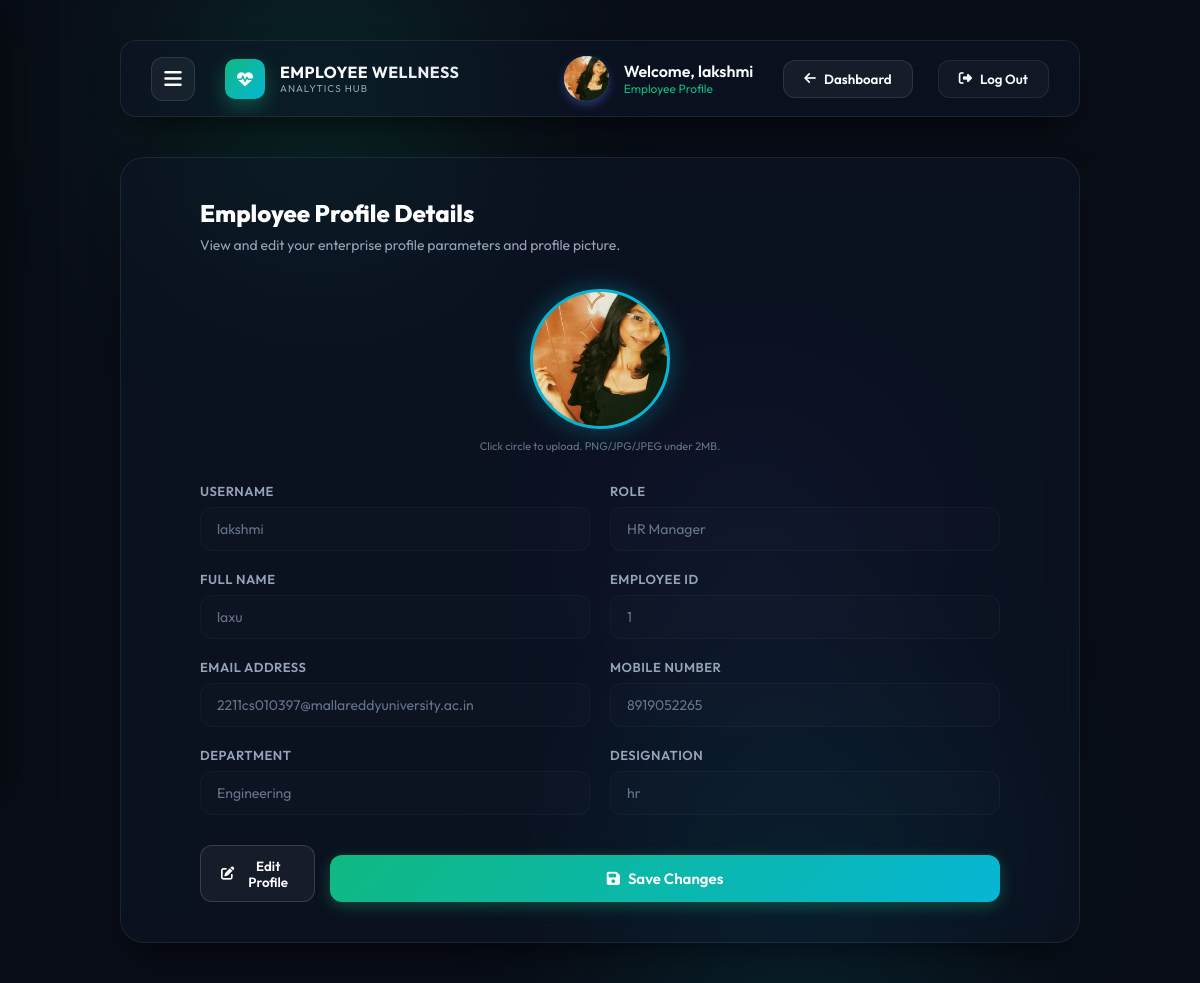
Screenshot of /profile (signed in) with the database file from the repository.
### tables this page shows
CREATE TABLE users (
            id INTEGER PRIMARY KEY AUTOINCREMENT,
            username TEXT UNIQUE NOT NULL,
            email TEXT NOT NULL,
            password_hash TEXT NOT NULL,
            failed_attempts INTEGER DEFAULT 0,
            locked_until TIMESTAMP DEFAULT NULL,
            job_role TEXT DEFAULT 'Employee',
            profile_photo TEXT DEFAULT NULL,
            full_name TEXT DEFAULT NULL,
            employee_id TEXT DEFAULT NULL,
            mobile_number TEXT DEFAULT NULL,
            gender TEXT DEFAULT NULL,
            dob TEXT DEFAULT NULL,
            department TEXT DEFAULT 'Engineering',
            designation TEXT DEFAULT 'Staff',
            two_factor_enabled INTEGER DEFAULT 0,
            created_at TIMESTAMP DEFAULT CURRENT_TIMESTAMP
        , last_active TIMESTAMP DEFAULT NULL, login_time TIMESTAMP DEFAULT NULL, logout_time TIMESTAMP DEFAULT NULL);

### app.py (the view)
@app.route('/profile')
def profile_page():
    if 'username' not in session:
        return redirect(url_for('index'))
    user = database.get_user_by_username(session['username'])
    if not user or user['job_role'] == 'admin' or user['username'] == 'admin':
        return redirect(url_for('index'))
    return render_template('profile.html', username=session['username'], profile_photo=user['profile_photo'], user=user)

### app.py (called while the page is built)
@app.before_request
def update_last_active_time():
    if request.path.startswith('/static'):
        return
    if 'username' in session:
        user = database.get_user_by_username(session['username'])
        if user:
            database.update_last_active(user['id'])

### database.py (called while the page is built, shortened)
def get_db_connection():
    conn = sqlite3.connect(DB_FILE)
    conn.row_factory = sqlite3.Row
    return conn

def get_user_by_username(username):
    conn = get_db_connection()
    cursor = conn.cursor()
    cursor.execute('SELECT * FROM users WHERE username = ?', (username,))
    user = cursor.fetchone()
    conn.close()
    return user

def update_last_active(user_id):
    conn = get_db_connection()
    cursor = conn.cursor()
    try:
        cursor.execute('UPDATE users SET last_active = CURRENT_TIMESTAMP WHERE id = ?', (user_id,))
        cursor.execute('UPDATE login_logs SET last_active_time = CURRENT_TIMESTAMP WHERE user_id = ? AND logout_time IS NULL AND status = "SUCCESS"', (user_id,))
        conn.commit()
    except sqlite3.Error as e:
        print(f"Error updating last active: {e}")
    finally:
        conn.close()

### templates/profile.html (shortened to what this page needs)
<!DOCTYPE html>
<html lang="en">
<head>
    <link rel="stylesheet" href="https://cdnjs.cloudflare.com/ajax/libs/font-awesome/6.4.0/css/all.min.css">
    <link rel="stylesheet" href="{{ url_for('static', filename='css/style.css') }}">
</head>
<body id="dashboard-view">
    <div class="bg-bubbles">
        <div class="bubble bubble-1"></div>
        <div class="bubble bubble-2"></div>
        <div class="bubble bubble-3"></div>
    </div>
    <div class="dashboard-wrapper" style="max-width: 1000px; margin: 0 auto; width: 100%; padding: 40px 20px;">
        <header class="dash-header glass-card" style="padding: 15px 30px; border-radius: 16px; margin-bottom: 40px;">
            <div class="user-profile">
                <button class="btn-hamburger" id="btn-sidebar-toggle">
                    <i class="fas fa-bars"></i>
                </button>
                <div class="logo-icon" style="width: 40px; height: 40px; font-size: 16px; margin-bottom: 0; border-radius: 10px;">
                    <i class="fas fa-heartbeat"></i>
                </div>
                <div class="user-info">
                    <h1 class="project-title" style="font-size: 16px; margin-bottom: 0;">Employee Wellness</h1>
                    <p class="project-subtitle" style="font-size: 10px; letter-spacing: 1px;">Analytics Hub</p>
                </div>
            </div>
            <div class="user-profile">
                <div class="avatar" id="header-avatar-circle" style="background: linear-gradient(135deg, var(--secondary) 0%, var(--primary) 100%); overflow: hidden; padding: 0; display: flex; align-items: center; justify-content: center;">
                    {% if profile_photo %}
                        <img src="{{ profile_photo }}" alt="Profile" style="width: 100%; height: 100%; object-fit: cover;">
                    {% else %}
                        {{ username[0].upper() if username else 'U' }}
                    {% endif %}
                </div>
                <div class="user-info" style="text-align: left; margin-right: 15px;">
                    <h4>Welcome, {{ username }}</h4>
                    <p style="color: var(--primary);">Employee Profile</p>
                </div>
                <button onclick="window.location.href='/dashboard'" class="btn-logout" style="background: rgba(255,255,255,0.05); color: #fff; margin-right: 10px; border-color: rgba(255,255,255,0.1);">
                    <i class="fas fa-arrow-left"></i>
                    <span>Dashboard</span>
                </button>
                <button id="btn-logout" class="btn-logout">
                    <i class="fas fa-sign-out-alt"></i>
                    <span>Log Out</span>
                </button>
            </div>
        </header>
        <div class="glass-card" style="padding: 40px; border-radius: 24px; text-align: center;">
            <div class="profile-container">
                <h2 style="font-size: 24px; font-weight: 800; color: #fff; margin-bottom: 8px; text-align: left;">Employee Profile Details</h2>
                <p style="color: var(--text-secondary); text-align: left; font-size: 14px; margin-bottom: 35px;">View and edit your enterprise profile parameters and profile picture.</p>
                <form id="form-profile-update" enctype="multipart/form-data">
                    <div class="avatar-uploader-container">
                        <div class="profile-avatar-circle" id="div-avatar-click" onclick="document.getElementById('input-profile-photo').click()">
                            {% if profile_photo %}
                                <img src="{{ profile_photo }}" alt="Avatar" id="img-avatar-preview">
                            {% else %}
                                <span id="span-avatar-text">{{ username[0].upper() if username else 'U' }}</span>
                            {% endif %}
                        </div>
                        <p style="font-size: 11px; color: var(--text-muted); margin-top: 10px;">Click circle to upload. PNG/JPG/JPEG under 2MB.</p>
                    </div>
                    <div class="form-grid">
                        <div class="form-field-group">
                            <label>Username</label>
                            <input type="text" class="profile-input" value="{{ user['username'] }}" disabled>
                        </div>
                        <div class="form-field-group">
                            <label>Role</label>
                            <input type="text" class="profile-input" value="{{ user['job_role'] }}" disabled>
                        </div>
                        <div class="form-field-group">
                            <label>Full Name</label>
                            <input type="text" class="profile-input" id="prof-fullname" name="full_name" value="{{ user['full_name'] or '' }}" required disabled>
                        </div>
                        <div class="form-field-group">
                            <label>Employee ID</label>
                            <input type="text" class="profile-input" id="prof-empid" name="employee_id" value="{{ user['employee_id'] or '' }}" required disabled>
                        </div>
                        <div class="form-field-group">
                            <label>Email Address</label>
                            <input type="email" class="profile-input" id="prof-email" name="email" value="{{ user['email'] }}" required disabled>
                        </div>
                        <div class="form-field-group">
                            <label>Mobile Number</label>
                            <input type="tel" class="profile-input" id="prof-mobile" name="mobile_number" value="{{ user['mobile_number'] or '' }}" required disabled>
                        </div>
                        <div class="form-field-group">
                            <label>Department</label>
                            <input type="text" class="profile-input" id="prof-dept" name="department" value="{{ user['department'] or 'Engineering' }}" required disabled>
                        </div>
                        <div class="form-field-group">
                            <label>Designation</label>
                            <input type="text" class="profile-input" id="prof-desig" name="designation" value="{{ user['designation'] or 'Staff' }}" required disabled>
                        </div>
                    </div>
                    <div class="profile-actions">
                        <button type="button" class="btn-logout" id="btn-edit-profile" style="background: rgba(255,255,255,0.05); color: #fff; border-color: rgba(255,255,255,0.15);">
                            <i class="fas fa-edit"></i>
                            <span>Edit Profile</span>
                        </button>
                        <button type="submit" class="btn-action-next btn-submit" id="btn-save-profile" style="min-width: 140px;" disabled>
                            <i class="fas fa-save"></i>
                            <span>Save Changes</span>
                        </button>
                    </div>
                </form>
            </div>
        </div>
    </div>
</body>
</html>

### static/css/style.css (style rules this page uses)
:root { --bg-dark: #090d16; --bg-card: rgba(15, 23, 42, 0.45); --border-glass: rgba(255, 255, 255, 0.08); --text-primary: #f8fafc; --text-secondary: #94a3b8; --text-muted: #64748b; --primary: #10b981; --primary-hover: #059669; --primary-glow: rgba(16, 185, 129, 0.35); --secondary: #06b6d4; --secondary-hover: #0891b2; --secondary-glow: rgba(6, 182, 212, 0.35); --accent: #6366f1; --danger: #ef4444; --warning: #f59e0b; --success: #10b981; --font-main: 'Outfit', sans-serif; --shadow-premium: 0 20px 40px -15px rgba(0, 0, 0, 0.7); }
* { margin: 0; padding: 0; box-sizing: border-box; font-family: var(--font-main); transition: background 0.3s ease, border-color 0.3s ease, box-shadow 0.3s ease; }
body { background-color: var(--bg-dark); color: var(--text-primary); min-height: 100vh; overflow-x: hidden; position: relative; display: flex; justify-content: center; align-items: center; }
.bg-bubbles { position: absolute; top: 0; left: 0; width: 100%; height: 100%; z-index: 0; overflow: hidden; pointer-events: none; }
.bubble { position: absolute; border-radius: 50%; filter: blur(100px); opacity: 0.25; animation: float 20s infinite alternate ease-in-out; }
.bubble-1 { top: -10%; left: 10%; width: 400px; height: 400px; background: radial-gradient(circle, var(--primary) 0%, transparent 80%); }
.bubble-2 { bottom: -10%; right: 15%; width: 450px; height: 450px; background: radial-gradient(circle, var(--secondary) 0%, transparent 80%); animation-delay: -5s; }
.bubble-3 { top: 40%; left: 50%; width: 300px; height: 300px; background: radial-gradient(circle, var(--accent) 0%, transparent 80%); animation-delay: -10s; }
.glass-card { background: var(--bg-card); backdrop-filter: blur(20px); -webkit-backdrop-filter: blur(20px); border: 1px solid var(--border-glass); border-radius: 24px; padding: 40px 35px; box-shadow: var(--shadow-premium); width: 100%; position: relative; overflow: hidden; }
.logo-icon { width: 60px; height: 60px; background: linear-gradient(135deg, var(--primary) 0%, var(--secondary) 100%); border-radius: 16px; display: inline-flex; align-items: center; justify-content: center; font-size: 24px; color: #fff; margin-bottom: 15px; box-shadow: 0 8px 20px var(--primary-glow); }
.project-title { font-size: 22px; font-weight: 700; letter-spacing: 0.5px; background: linear-gradient(135deg, #ffffff 30%, #e2e8f0 100%); -webkit-background-clip: text; -webkit-text-fill-color: transparent; margin-bottom: 5px; text-transform: uppercase; }
.project-subtitle { font-size: 14px; color: var(--text-secondary); font-weight: 400; text-transform: uppercase; letter-spacing: 1.5px; }
.btn-submit { width: 100%; background: linear-gradient(135deg, var(--primary) 0%, var(--secondary) 100%); border: none; outline: none; border-radius: 12px; color: #ffffff; font-size: 15px; font-weight: 600; padding: 14px; cursor: pointer; margin-top: 10px; box-shadow: 0 4px 15px var(--primary-glow); display: flex; justify-content: center; align-items: center; gap: 8px; }
.dashboard-wrapper { width: 100%; max-width: 1200px; padding: 30px 20px; z-index: 10; }
.dash-header { display: flex; justify-content: space-between; align-items: center; margin-bottom: 40px; padding-bottom: 20px; border-bottom: 1px solid var(--border-glass); }
.user-profile { display: flex; align-items: center; gap: 15px; }
.avatar { width: 45px; height: 45px; border-radius: 50%; background: linear-gradient(135deg, var(--accent) 0%, var(--secondary) 100%); display: flex; align-items: center; justify-content: center; font-weight: 700; color: white; font-size: 16px; box-shadow: 0 4px 10px rgba(99, 102, 241, 0.4); }
.user-info h4 { font-size: 16px; font-weight: 600; }
.user-info p { font-size: 12px; color: var(--text-secondary); }
.btn-logout { background: rgba(255, 255, 255, 0.03); border: 1px solid var(--border-glass); border-radius: 12px; color: var(--text-primary); padding: 10px 20px; cursor: pointer; font-weight: 600; display: flex; align-items: center; gap: 8px; transition: all 0.25s ease; }
.btn-hamburger { background: rgba(255, 255, 255, 0.05); border: 1px solid rgba(255, 255, 255, 0.1); color: #fff; font-size: 20px; width: 44px; height: 44px; border-radius: 12px; cursor: pointer; display: inline-flex; align-items: center; justify-content: center; transition: all 0.25s ease; margin-right: 15px; }

### rows the page displays
users: profile_photo (picture), username "lakshmi", job_role "HR Manager", full_name "laxu", employee_id "1", email "2211cs010397@mallareddyuniversity.ac.in", mobile_number "8919052265", department "Engineering", designation "hr"
